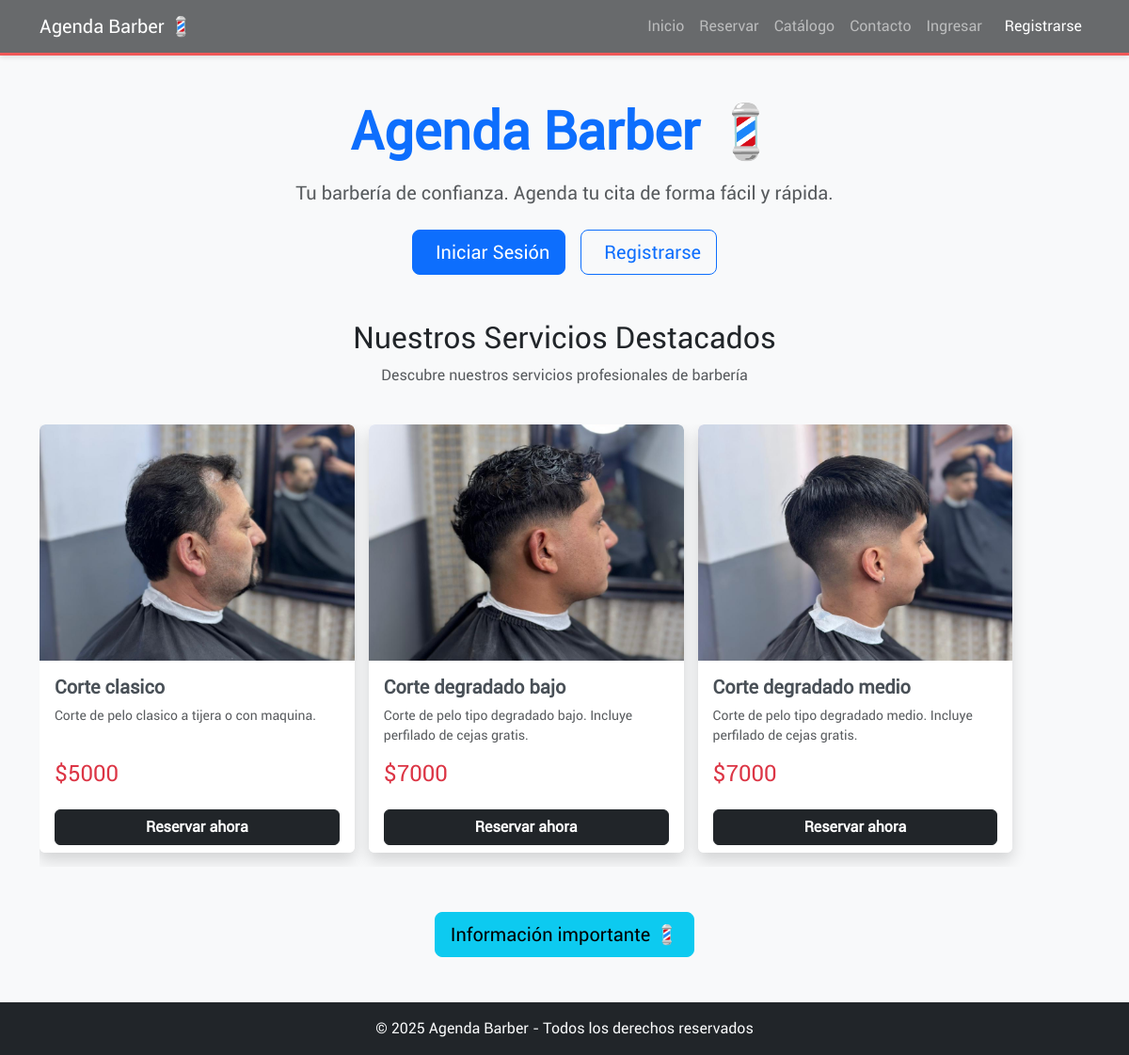
The page / on the database its author committed.
### agendabarber/models.py (models this page shows, shortened)
class Servicio(models.Model):
    nombre = models.CharField(max_length=100)
    descripcion = models.TextField(blank=True)
    precio = models.PositiveIntegerField()
    duracion_minutos = models.PositiveIntegerField(
        default=60,
        help_text="Duración del servicio en minutos"
    )
    imagen = models.ImageField(upload_to='servicios/', null=True, blank=True)

### agendabarber/views.py (the view, shortened to what this page needs)
# urls.py: path('', views.cargarInicio, name='inicio'),
def cargarInicio(request):
    servicios = Servicio.objects.all()[:3]
    context = {'servicios': servicios}
    return render(request, 'inicio.html', context)

### agendabarber/context_processors.py (called while the page is built)
def user_type_context(request):
    context = {
        'es_barbero': False,
        'es_cliente': False,
    }
    if request.user.is_authenticated:
        try:
            Barbero.objects.get(usuario=request.user)
            context['es_barbero'] = True
        except Barbero.DoesNotExist:
            context['es_cliente'] = True
    return context

### agendabarber/templates/inicio.html (shortened to what this page needs)
{% extends 'base.html' %}
{% block content %}
{% if user.is_authenticated %}
    <div class="row mb-4">
        <div class="col-12">
            <div class="alert {% if es_barbero %}alert-primary{% else %}alert-success{% endif %} border-0 shadow-sm">
                <h4 class="alert-heading mb-2">
                    <i class="fas {% if es_barbero %}fa-user-tie{% else %}fa-user{% endif %} me-2"></i>
                    ¡Bienvenido{% if es_barbero %} de vuelta{% endif %}, {{ user.get_full_name|default:user.username }}!
                </h4>
                <p class="mb-0">
                    {% if es_barbero %}
                        Aquí tienes un resumen de tus reservas pendientes para hoy.
                    {% else %}
                        Aquí puedes ver tus próximas reservas y agendar nuevos servicios.
                    {% endif %}
                </p>
            </div>
        </div>
    </div>
{% else %}
    <div class="row mb-5">
        <div class="col-12 text-center">
            <h1 class="display-4 fw-bold text-primary mb-3">Agenda Barber 💈</h1>
            <p class="lead text-muted mb-4">Tu barbería de confianza. Agenda tu cita de forma fácil y rápida.</p>
            <div class="d-flex justify-content-center gap-3">
                <a href="{% url 'login' %}" class="btn btn-primary btn-lg">
                    Iniciar Sesión
                </a>
                <a href="{% url 'registro' %}" class="btn btn-outline-primary btn-lg">
                    Registrarse
                </a>
            </div>
        </div>
    </div>
{% endif %}
{% if servicios %}
<div class="row mb-4">
    <div class="col-12">
        <h2 class="text-center">
            {% if user.is_authenticated %}
                Servicios Disponibles
            {% else %}
                Nuestros Servicios Destacados
            {% endif %}
        </h2>
        {% if not user.is_authenticated %}
            <p class="text-center text-muted">Descubre nuestros servicios profesionales de barbería</p>
        {% endif %}
    </div>
</div>
<div class="scrollable-cards-container mb-5">
    {% for servicio in servicios %}
    <div class="card-feature">
        <div class="card h-100 shadow border-0 bg-white">
            <div class="ratio ratio-4x3">
                <img src="{{ servicio.imagen.url }}" class="card-img-top w-100 h-100"
                     alt="{{ servicio.nombre }}" style="object-fit: cover; border-radius: .375rem .375rem 0 0;">
            </div>
            <div class="card-body d-flex flex-column">
                <h5 class="card-title text-primary">{{ servicio.nombre }}</h5>
                <p class="card-text text-muted small">
                    {{ servicio.descripcion|truncatewords:15 }}
                </p>
                <p class="h4 text-danger mt-auto">
                    ${{ servicio.precio }}
                </p>
            </div>
            <div class="card-footer bg-white border-0 pt-0">
                <a href="{% url 'crear_reserva' %}?servicio_id={{ servicio.id }}" class="btn btn-dark w-100">
                    Reservar ahora
                </a>
            </div>
        </div>
    </div>
    {% endfor %}
</div>
{% endif %}
<div class="row">
    <div class="col-12 text-center">
        <button type="button" class="btn btn-info btn-lg" data-bs-toggle="modal" data-bs-target="#infoModal">
            Información importante 💈
        </button>
    </div>
</div>
{% endblock %}

### agendabarber/static/agendabarber/css/style.css (style rules this page uses)
body { font-family: miFuente, sans-serif; background-color: #f7f7f7; color: #212529; }
.card { box-shadow: 0 4px 12px rgba(0, 0, 0, 0.1); border: none; transition: transform 0.3s ease, box-shadow 0.3s ease; overflow: hidden; }
.card-footer .btn-dark { background-color: #212529; border-color: #212529; font-weight: 600; transition: background-color 0.3s ease; }
.card-body .text-primary { color: #495057 !important; font-weight: 600; }
.scrollable-cards-container { display: flex; overflow-x: auto; padding-bottom: 15px; -ms-overflow-style: none; scrollbar-width: none; }
.scrollable-cards-container .card-feature { flex: 0 0 80%; min-width: 300px; margin-right: 15px; }
@media (min-width: 768px) { .scrollable-cards-container .card-feature { flex: 0 0 30%; } }

### rows shown on the page
Servicio: imagen (picture), nombre "Corte clasico", descripcion "Corte de pelo clasico a tijera o con maquina.", precio "5000"
Servicio: imagen (picture), nombre "Corte degradado bajo", descripcion "Corte de pelo tipo degradado bajo. Incluye perfilado de cejas gratis.", precio "7000"
Servicio: imagen (picture), nombre "Corte degradado medio", descripcion "Corte de pelo tipo degradado medio. Incluye perfilado de cejas gratis.", precio "7000"
